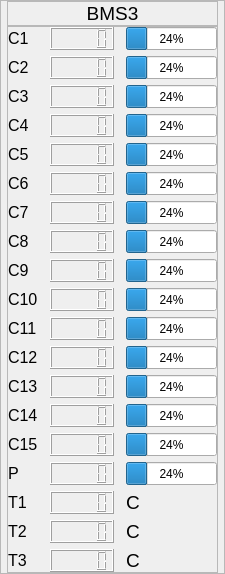
        <widget class="QFrame" name="BMS3">
         <property name="frameShape">
          <enum>QFrame::StyledPanel</enum>
         </property>
         <property name="frameShadow">
          <enum>QFrame::Raised</enum>
         </property>
         <layout class="QVBoxLayout" name="verticalLayout_4">
          <property name="spacing">
           <number>0</number>
          </property>
          <property name="leftMargin">
           <number>6</number>
          </property>
          <property name="topMargin">
           <number>0</number>
          </property>
          <property name="rightMargin">
           <number>6</number>
          </property>
          <property name="bottomMargin">
           <number>0</number>
          </property>
          <item>
           <widget class="QFrame" name="headline_3">
            <property name="maximumSize">
             <size>
              <width>16777215</width>
              <height>30</height>
             </size>
            </property>
            <property name="frameShape">
             <enum>QFrame::StyledPanel</enum>
            </property>
            <property name="frameShadow">
             <enum>QFrame::Raised</enum>
            </property>
            <layout class="QHBoxLayout" name="horizontalLayout_4">
             <property name="spacing">
              <number>0</number>
             </property>
             <property name="leftMargin">
              <number>0</number>
             </property>
             <property name="topMargin">
              <number>0</number>
             </property>
             <property name="rightMargin">
              <number>0</number>
             </property>
             <property name="bottomMargin">
              <number>0</number>
             </property>
             <item>
              <widget class="QLabel" name="label_39">
               <property name="font">
                <font>
                 <pointsize>14</pointsize>
                </font>
               </property>
               <property name="text">
                <string>BMS3</string>
               </property>
               <property name="alignment">
                <set>Qt::AlignCenter</set>
               </property>
              </widget>
             </item>
            </layout>
           </widget>
          </item>
          <item>
           <widget class="QFrame" name="cell_3">
            <property name="frameShape">
             <enum>QFrame::StyledPanel</enum>
            </property>
            <property name="frameShadow">
             <enum>QFrame::Raised</enum>
            </property>
            <layout class="QVBoxLayout" name="verticalLayout_7">
             <property name="spacing">
              <number>0</number>
             </property>
             <property name="leftMargin">
              <number>0</number>
             </property>
             <property name="topMargin">
              <number>0</number>
             </property>
             <property name="rightMargin">
              <number>0</number>
             </property>
             <property name="bottomMargin">
              <number>0</number>
             </property>
             <item>
              <layout class="QGridLayout" name="gridLayout_3">
               <property name="horizontalSpacing">
                <number>12</number>
               </property>
               <property name="verticalSpacing">
                <number>6</number>
               </property>
               <item row="17" column="1">
                <widget class="QLCDNumber" name="lcdNumber_t2_3">
                 <property name="sizePolicy">
                  <sizepolicy hsizetype="Expanding" vsizetype="Expanding">
                   <horstretch>0</horstretch>
                   <verstretch>0</verstretch>
                  </sizepolicy>
                 </property>
                </widget>
               </item>
               <item row="3" column="1">
                <widget class="QLCDNumber" name="lcdNumber_34">
                 <property name="sizePolicy">
                  <sizepolicy hsizetype="Expanding" vsizetype="Expanding">
                   <horstretch>0</horstretch>
                   <verstretch>0</verstretch>
                  </sizepolicy>
                 </property>
                </widget>
               </item>
               <item row="2" column="0">
                <widget class="QLabel" name="label_51">
                 <property name="font">
                  <font>
                   <pointsize>12</pointsize>
                  </font>
                 </property>
                 <property name="text">
                  <string>C3</string>
                 </property>
                </widget>
               </item>
               <item row="11" column="2">
                <widget class="QProgressBar" name="progressBar_42">
                 <property name="sizePolicy">
                  <sizepolicy hsizetype="Expanding" vsizetype="Expanding">
                   <horstretch>0</horstretch>
                   <verstretch>0</verstretch>
                  </sizepolicy>
                 </property>
                 <property name="value">
                  <number>24</number>
                 </property>
                </widget>
               </item>
               <item row="1" column="1">
                <widget class="QLCDNumber" name="lcdNumber_32">
                 <property name="sizePolicy">
                  <sizepolicy hsizetype="Expanding" vsizetype="Expanding">
                   <horstretch>0</horstretch>
                   <verstretch>0</verstretch>
                  </sizepolicy>
                 </property>
                </widget>
               </item>
               <item row="18" column="1">
                <widget class="QLCDNumber" name="lcdNumber_t3_3">
                 <property name="sizePolicy">
                  <sizepolicy hsizetype="Expanding" vsizetype="Expanding">
                   <horstretch>0</horstretch>
                   <verstretch>0</verstretch>
                  </sizepolicy>
                 </property>
                </widget>
               </item>
               <item row="11" column="0">
                <widget class="QLabel" name="label_47">
                 <property name="font">
                  <font>
                   <pointsize>12</pointsize>
                  </font>
                 </property>
                 <property name="text">
                  <string>C12</string>
                 </property>
                </widget>
               </item>
               <item row="16" column="0">
                <widget class="QLabel" name="label_42">
                 <property name="font">
                  <font>
                   <pointsize>12</pointsize>
                  </font>
                 </property>
                 <property name="text">
                  <string>T1</string>
                 </property>
                </widget>
               </item>
               <item row="8" column="0">
                <widget class="QLabel" name="label_49">
                 <property name="font">
                  <font>
                   <pointsize>12</pointsize>
                  </font>
                 </property>
                 <property name="text">
                  <string>C9</string>
                 </property>
                </widget>
               </item>
               <item row="14" column="0">
                <widget class="QLabel" name="label_41">
                 <property name="font">
                  <font>
                   <pointsize>12</pointsize>
                  </font>
                 </property>
                 <property name="text">
                  <string>C15</string>
                 </property>
                </widget>
               </item>
               <item row="1" column="0">
                <widget class="QLabel" name="label_40">
                 <property name="font">
                  <font>
                   <pointsize>12</pointsize>
                  </font>
                 </property>
                 <property name="text">
                  <string>C2</string>
                 </property>
                </widget>
               </item>
               <item row="6" column="1">
                <widget class="QLCDNumber" name="lcdNumber_37">
                 <property name="sizePolicy">
                  <sizepolicy hsizetype="Expanding" vsizetype="Expanding">
                   <horstretch>0</horstretch>
                   <verstretch>0</verstretch>
                  </sizepolicy>
                 </property>
                </widget>
               </item>
               <item row="4" column="0">
                <widget class="QLabel" name="label_54">
                 <property name="font">
                  <font>
                   <pointsize>12</pointsize>
                  </font>
                 </property>
                 <property name="text">
                  <string>C5</string>
                 </property>
                </widget>
               </item>
               <item row="18" column="0">
                <widget class="QLabel" name="label_57">
                 <property name="font">
                  <font>
                   <pointsize>12</pointsize>
                  </font>
                 </property>
                 <property name="text">
                  <string>T3</string>
                 </property>
                </widget>
               </item>
               <item row="5" column="2">
                <widget class="QProgressBar" name="progressBar_36">
                 <property name="sizePolicy">
                  <sizepolicy hsizetype="Expanding" vsizetype="Expanding">
                   <horstretch>0</horstretch>
                   <verstretch>0</verstretch>
                  </sizepolicy>
                 </property>
                 <property name="value">
                  <number>24</number>
                 </property>
                </widget>
               </item>
               <item row="14" column="1">
                <widget class="QLCDNumber" name="lcdNumber_45">
                 <property name="sizePolicy">
                  <sizepolicy hsizetype="Expanding" vsizetype="Expanding">
                   <horstretch>0</horstretch>
                   <verstretch>0</verstretch>
                  </sizepolicy>
                 </property>
                 <property name="digitCount">
                  <number>5</number>
                 </property>
                </widget>
               </item>
               <item row="1" column="2">
                <widget class="QProgressBar" name="progressBar_32">
                 <property name="sizePolicy">
                  <sizepolicy hsizetype="Expanding" vsizetype="Expanding">
                   <horstretch>0</horstretch>
                   <verstretch>0</verstretch>
                  </sizepolicy>
                 </property>
                 <property name="value">
                  <number>24</number>
                 </property>
                </widget>
               </item>
               <item row="10" column="1">
                <widget class="QLCDNumber" name="lcdNumber_41">
                 <property name="sizePolicy">
                  <sizepolicy hsizetype="Expanding" vsizetype="Expanding">
                   <horstretch>0</horstretch>
                   <verstretch>0</verstretch>
                  </sizepolicy>
                 </property>
                </widget>
               </item>
               <item row="7" column="0">
                <widget class="QLabel" name="label_45">
                 <property name="font">
                  <font>
                   <pointsize>12</pointsize>
                  </font>
                 </property>
                 <property name="text">
                  <string>C8</string>
                 </property>
                </widget>
               </item>
               <item row="7" column="2">
                <widget class="QProgressBar" name="progressBar_38">
                 <property name="sizePolicy">
                  <sizepolicy hsizetype="Expanding" vsizetype="Expanding">
                   <horstretch>0</horstretch>
                   <verstretch>0</verstretch>
                  </sizepolicy>
                 </property>
                 <property name="value">
                  <number>24</number>
                 </property>
                </widget>
               </item>
               <item row="12" column="0">
                <widget class="QLabel" name="label_48">
                 <property name="font">
                  <font>
                   <pointsize>12</pointsize>
                  </font>
                 </property>
                 <property name="text">
                  <string>C13</string>
                 </property>
                </widget>
               </item>
               <item row="10" column="0">
                <widget class="QLabel" name="label_52">
                 <property name="font">
                  <font>
                   <pointsize>12</pointsize>
                  </font>
                 </property>
                 <property name="text">
                  <string>C11</string>
                 </property>
                </widget>
               </item>
               <item row="4" column="1">
                <widget class="QLCDNumber" name="lcdNumber_35">
                 <property name="sizePolicy">
                  <sizepolicy hsizetype="Expanding" vsizetype="Expanding">
                   <horstretch>0</horstretch>
                   <verstretch>0</verstretch>
                  </sizepolicy>
                 </property>
                </widget>
               </item>
               <item row="14" column="2">
                <widget class="QProgressBar" name="progressBar_45">
                 <property name="sizePolicy">
                  <sizepolicy hsizetype="Expanding" vsizetype="Expanding">
                   <horstretch>0</horstretch>
                   <verstretch>0</verstretch>
                  </sizepolicy>
                 </property>
                 <property name="value">
                  <number>24</number>
                 </property>
                </widget>
               </item>
               <item row="5" column="0">
                <widget class="QLabel" name="label_44">
                 <property name="font">
                  <font>
                   <pointsize>12</pointsize>
                  </font>
                 </property>
                 <property name="text">
                  <string>C6</string>
                 </property>
                </widget>
               </item>
               <item row="12" column="1">
                <widget class="QLCDNumber" name="lcdNumber_43">
                 <property name="sizePolicy">
                  <sizepolicy hsizetype="Expanding" vsizetype="Expanding">
                   <horstretch>0</horstretch>
                   <verstretch>0</verstretch>
                  </sizepolicy>
                 </property>
                </widget>
               </item>
               <item row="3" column="2">
                <widget class="QProgressBar" name="progressBar_34">
                 <property name="sizePolicy">
                  <sizepolicy hsizetype="Expanding" vsizetype="Expanding">
                   <horstretch>0</horstretch>
                   <verstretch>0</verstretch>
                  </sizepolicy>
                 </property>
                 <property name="value">
                  <number>24</number>
                 </property>
                </widget>
               </item>
               <item row="13" column="0">
                <widget class="QLabel" name="label_46">
                 <property name="font">
                  <font>
                   <pointsize>12</pointsize>
                  </font>
                 </property>
                 <property name="text">
                  <string>C14</string>
                 </property>
                </widget>
               </item>
               <item row="0" column="1">
                <widget class="QLCDNumber" name="lcdNumber_31">
                 <property name="sizePolicy">
                  <sizepolicy hsizetype="Expanding" vsizetype="Expanding">
                   <horstretch>0</horstretch>
                   <verstretch>0</verstretch>
                  </sizepolicy>
                 </property>
                </widget>
               </item>
               <item row="6" column="0">
                <widget class="QLabel" name="label_56">
                 <property name="font">
                  <font>
                   <pointsize>12</pointsize>
                  </font>
                 </property>
                 <property name="text">
                  <string>C7</string>
                 </property>
                </widget>
               </item>
               <item row="2" column="2">
                <widget class="QProgressBar" name="progressBar_33">
                 <property name="sizePolicy">
                  <sizepolicy hsizetype="Expanding" vsizetype="Expanding">
                   <horstretch>0</horstretch>
                   <verstretch>0</verstretch>
                  </sizepolicy>
                 </property>
                 <property name="value">
                  <number>24</number>
                 </property>
                </widget>
               </item>
               <item row="16" column="1">
                <widget class="QLCDNumber" name="lcdNumber_t1_3">
                 <property name="sizePolicy">
                  <sizepolicy hsizetype="Expanding" vsizetype="Expanding">
                   <horstretch>0</horstretch>
                   <verstretch>0</verstretch>
                  </sizepolicy>
                 </property>
                </widget>
               </item>
               <item row="0" column="0">
                <widget class="QLabel" name="label_50">
                 <property name="font">
                  <font>
                   <pointsize>12</pointsize>
                  </font>
                 </property>
                 <property name="text">
                  <string>C1</string>
                 </property>
                </widget>
               </item>
               <item row="4" column="2">
                <widget class="QProgressBar" name="progressBar_35">
                 <property name="sizePolicy">
                  <sizepolicy hsizetype="Expanding" vsizetype="Expanding">
                   <horstretch>0</horstretch>
                   <verstretch>0</verstretch>
                  </sizepolicy>
                 </property>
                 <property name="value">
                  <number>24</number>
                 </property>
                </widget>
               </item>
               <item row="11" column="1">
                <widget class="QLCDNumber" name="lcdNumber_42">
                 <property name="sizePolicy">
                  <sizepolicy hsizetype="Expanding" vsizetype="Expanding">
                   <horstretch>0</horstretch>
                   <verstretch>0</verstretch>
                  </sizepolicy>
                 </property>
                </widget>
               </item>
               <item row="6" column="2">
                <widget class="QProgressBar" name="progressBar_37">
                 <property name="sizePolicy">
                  <sizepolicy hsizetype="Expanding" vsizetype="Expanding">
                   <horstretch>0</horstretch>
                   <verstretch>0</verstretch>
                  </sizepolicy>
                 </property>
                 <property name="value">
                  <number>24</number>
                 </property>
                </widget>
               </item>
               <item row="5" column="1">
                <widget class="QLCDNumber" name="lcdNumber_36">
                 <property name="sizePolicy">
                  <sizepolicy hsizetype="Expanding" vsizetype="Expanding">
                   <horstretch>0</horstretch>
                   <verstretch>0</verstretch>
                  </sizepolicy>
                 </property>
                </widget>
               </item>
               <item row="13" column="2">
                <widget class="QProgressBar" name="progressBar_44">
                 <property name="sizePolicy">
                  <sizepolicy hsizetype="Expanding" vsizetype="Expanding">
                   <horstretch>0</horstretch>
                   <verstretch>0</verstretch>
                  </sizepolicy>
                 </property>
                 <property name="value">
                  <number>24</number>
                 </property>
                </widget>
               </item>
               <item row="17" column="0">
                <widget class="QLabel" name="label_43">
                 <property name="font">
                  <font>
                   <pointsize>12</pointsize>
                  </font>
                 </property>
                 <property name="text">
                  <string>T2</string>
                 </property>
                </widget>
               </item>
               <item row="8" column="1">
                <widget class="QLCDNumber" name="lcdNumber_39">
                 <property name="sizePolicy">
                  <sizepolicy hsizetype="Expanding" vsizetype="Expanding">
                   <horstretch>0</horstretch>
                   <verstretch>0</verstretch>
                  </sizepolicy>
                 </property>
                </widget>
               </item>
               <item row="2" column="1">
                <widget class="QLCDNumber" name="lcdNumber_33">
                 <property name="sizePolicy">
                  <sizepolicy hsizetype="Expanding" vsizetype="Expanding">
                   <horstretch>0</horstretch>
                   <verstretch>0</verstretch>
                  </sizepolicy>
                 </property>
                </widget>
               </item>
               <item row="12" column="2">
                <widget class="QProgressBar" name="progressBar_43">
                 <property name="sizePolicy">
                  <sizepolicy hsizetype="Expanding" vsizetype="Expanding">
                   <horstretch>0</horstretch>
                   <verstretch>0</verstretch>
                  </sizepolicy>
                 </property>
                 <property name="value">
                  <number>24</number>
                 </property>
                </widget>
               </item>
               <item row="13" column="1">
                <widget class="QLCDNumber" name="lcdNumber_44">
                 <property name="sizePolicy">
                  <sizepolicy hsizetype="Expanding" vsizetype="Expanding">
                   <horstretch>0</horstretch>
                   <verstretch>0</verstretch>
                  </sizepolicy>
                 </property>
                </widget>
               </item>
               <item row="9" column="1">
                <widget class="QLCDNumber" name="lcdNumber_40">
                 <property name="sizePolicy">
                  <sizepolicy hsizetype="Expanding" vsizetype="Expanding">
                   <horstretch>0</horstretch>
                   <verstretch>0</verstretch>
                  </sizepolicy>
                 </property>
                </widget>
               </item>
               <item row="9" column="2">
                <widget class="QProgressBar" name="progressBar_40">
                 <property name="sizePolicy">
                  <sizepolicy hsizetype="Expanding" vsizetype="Expanding">
                   <horstretch>0</horstretch>
                   <verstretch>0</verstretch>
                  </sizepolicy>
                 </property>
                 <property name="value">
                  <number>24</number>
                 </property>
                </widget>
               </item>
               <item row="8" column="2">
                <widget class="QProgressBar" name="progressBar_39">
                 <property name="sizePolicy">
                  <sizepolicy hsizetype="Expanding" vsizetype="Expanding">
                   <horstretch>0</horstretch>
                   <verstretch>0</verstretch>
                  </sizepolicy>
                 </property>
                 <property name="value">
                  <number>24</number>
                 </property>
                </widget>
               </item>
               <item row="7" column="1">
                <widget class="QLCDNumber" name="lcdNumber_38">
                 <property name="sizePolicy">
                  <sizepolicy hsizetype="Expanding" vsizetype="Expanding">
                   <horstretch>0</horstretch>
                   <verstretch>0</verstretch>
                  </sizepolicy>
                 </property>
                </widget>
               </item>
               <item row="0" column="2">
                <widget class="QProgressBar" name="progressBar_31">
                 <property name="sizePolicy">
                  <sizepolicy hsizetype="Expanding" vsizetype="Expanding">
                   <horstretch>0</horstretch>
                   <verstretch>0</verstretch>
                  </sizepolicy>
                 </property>
                 <property name="value">
                  <number>24</number>
                 </property>
                </widget>
               </item>
               <item row="10" column="2">
                <widget class="QProgressBar" name="progressBar_41">
                 <property name="sizePolicy">
                  <sizepolicy hsizetype="Expanding" vsizetype="Expanding">
                   <horstretch>0</horstretch>
                   <verstretch>0</verstretch>
                  </sizepolicy>
                 </property>
                 <property name="value">
                  <number>24</number>
                 </property>
                </widget>
               </item>
               <item row="3" column="0">
                <widget class="QLabel" name="label_53">
                 <property name="font">
                  <font>
                   <pointsize>12</pointsize>
                  </font>
                 </property>
                 <property name="text">
                  <string>C4</string>
                 </property>
                </widget>
               </item>
               <item row="9" column="0">
                <widget class="QLabel" name="label_55">
                 <property name="font">
                  <font>
                   <pointsize>12</pointsize>
                  </font>
                 </property>
                 <property name="text">
                  <string>C10</string>
                 </property>
                </widget>
               </item>
               <item row="15" column="0">
                <widget class="QLabel" name="label_60">
                 <property name="font">
                  <font>
                   <pointsize>12</pointsize>
                  </font>
                 </property>
                 <property name="text">
                  <string>P</string>
                 </property>
                </widget>
               </item>
               <item row="15" column="1">
                <widget class="QLCDNumber" name="lcdNumberp_3">
                 <property name="sizePolicy">
                  <sizepolicy hsizetype="Expanding" vsizetype="Expanding">
                   <horstretch>0</horstretch>
                   <verstretch>0</verstretch>
                  </sizepolicy>
                 </property>
                 <property name="digitCount">
                  <number>5</number>
                 </property>
                </widget>
               </item>
               <item row="15" column="2">
                <widget class="QProgressBar" name="progressBarp_3">
                 <property name="sizePolicy">
                  <sizepolicy hsizetype="Expanding" vsizetype="Expanding">
                   <horstretch>0</horstretch>
                   <verstretch>0</verstretch>
                  </sizepolicy>
                 </property>
                 <property name="value">
                  <number>24</number>
                 </property>
                </widget>
               </item>
               <item row="16" column="2">
                <widget class="QLabel" name="label_67">
                 <property name="font">
                  <font>
                   <pointsize>14</pointsize>
                  </font>
                 </property>
                 <property name="text">
                  <string>C</string>
                 </property>
                </widget>
               </item>
               <item row="17" column="2">
                <widget class="QLabel" name="label_68">
                 <property name="font">
                  <font>
                   <pointsize>14</pointsize>
                  </font>
                 </property>
                 <property name="text">
                  <string>C</string>
                 </property>
                </widget>
               </item>
               <item row="18" column="2">
                <widget class="QLabel" name="label_69">
                 <property name="font">
                  <font>
                   <pointsize>14</pointsize>
                  </font>
                 </property>
                 <property name="text">
                  <string>C</string>
                 </property>
                </widget>
               </item>
              </layout>
             </item>
            </layout>
           </widget>
          </item>
         </layout>
        </widget>
